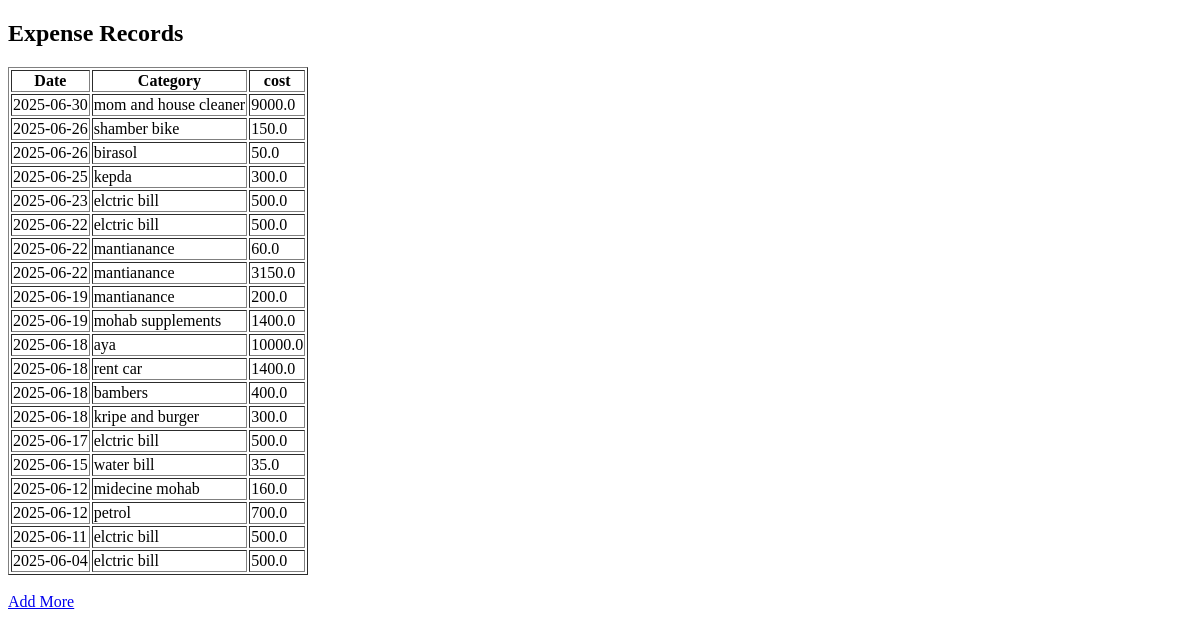
The app's page /expense/view, older data.
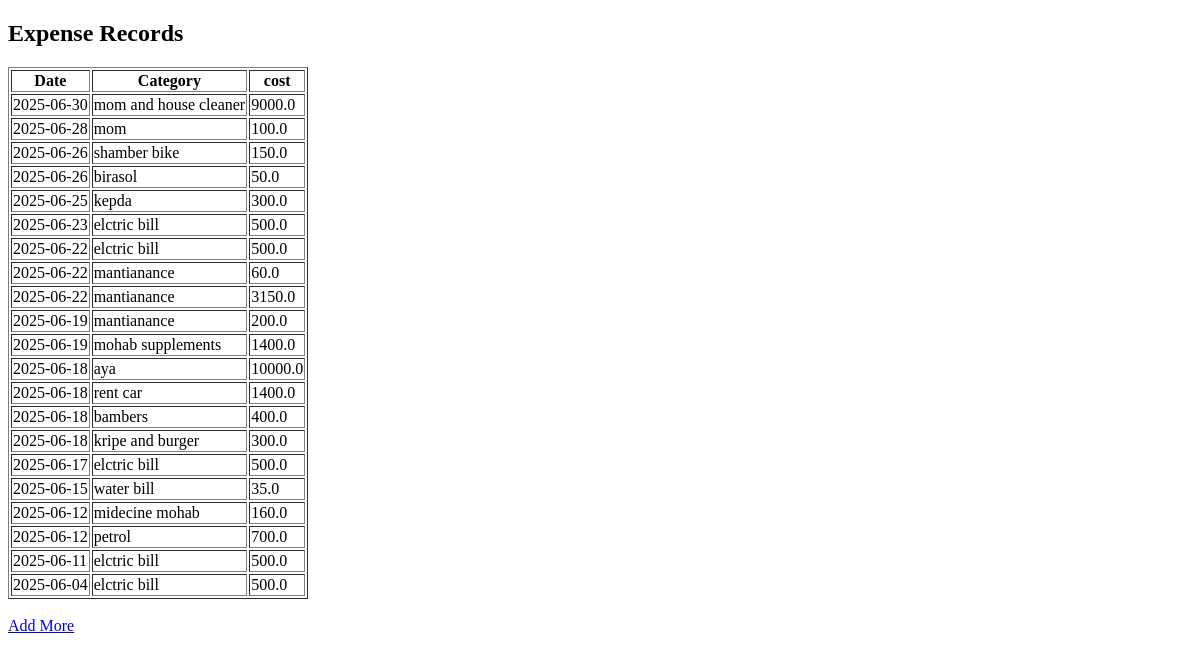
The same page, newer data.
### app.py (models this page shows)
class Expense(db.Model):
    id = db.Column(db.Integer, primary_key=True)              # Unique ID
    date = db.Column(db.Date, nullable=False)                 # Date of expense
    category = db.Column(db.String(50), nullable=False)       # Expense dropup (e.g. rent, salary)
    cost = db.Column(db.Float, nullable=False)                # Cost of the expense

### app.py (the view)
@app.route('/expense/view')
def view_expense():
    expenses = Expense.query.order_by(Expense.date.desc()).all()     # Get all expenses
    total_expense = db.session.query(
        db.func.coalesce(db.func.sum(Expense.cost), 0)               # Calculate total expense
    ).scalar()
    return render_template('view_expense.html', expense_records=expenses, total_expense=total_expense)

### templates/view_expense.html (shortened to what this page needs)
<!DOCTYPE html>
<html>
<head>
</head>
<body>
    <h2>Expense Records</h2>
    <table border="1">
        <tr>
            <th>Date</th>
            <th>Category</th>
            <th>cost</th>
        </tr>
        {% for record in expense_records %}
        <tr>
            <td>{{ record.date }}</td>
            <td>{{ record.category }}</td>
            <td>{{ record.cost }}</td>
        </tr>
        {% endfor %}
    </table>
    <br>
    <a href="{{ url_for('add_expense') }}">Add More</a>
</body>
</html>

Row changes from the older to the newer data that the page shows:
added Expense: date "2025-06-28", category "mom", cost "100.0"
